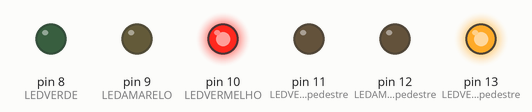
A sketch run on a simulated Arduino Uno, built with avr-gcc and run on an emulated ATmega328P. On the bench: output pins drawn as LEDs (lit = HIGH).

Above: at 2.5 s.
At 6.0 s:
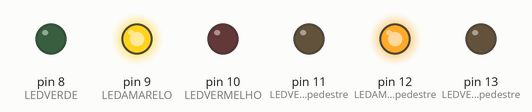
At 9.5 s:
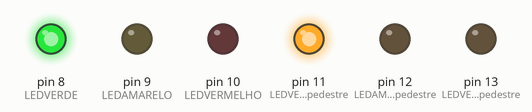
Timing chart, 0 to 15.6 s (numbered marks = the images above):
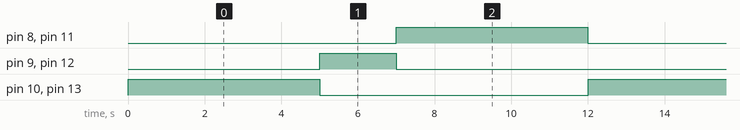

Measured:
- by itself, pin 9 (LEDAMARELO), pin 12 (LEDAMARELOpedestre): alternates HIGH for 2.0 s and LOW for 10.0 s
- by itself, pin 8 (LEDVERDE), pin 10 (LEDVERMELHO), pin 11 (LEDVERMELHOpedestre), pin 13 (LEDVERDEpedestre): alternates HIGH for 5.0 s and LOW for 7.0 s
- by itself, everything shown: repeats every 12.0 s, in 6 steps

The sketch:

semaforo_pedestre.ino
```cpp
/*
---------------------------------------------------------------------------------
    Autores: Lucas Boeing & Samuel Henrique
    Atividade: Semáforo para Carros e Pedestres

    Descrição:
    Desenvolvimento de um sistema de semáforo utilizando Arduino,
    com 6 LEDs no total: 3 para os veículos e 3 para os pedestres.

    Semáforo dos carros:
    LEDVERDE     - Indica que os veículos podem passar.
    LEDAMARELO   - Indica atenção para os veículos.
    LEDVERMELHO  - Indica que os veículos devem parar.

    Semáforo dos pedestres:
    LEDVERDEpedestre    - Indica que os pedestres podem atravessar.
    LEDAMARELOpedestre  - Indica atenção para os pedestres.
    LEDVERMELHOpedestre - Indica que os pedestres devem aguardar.

    Funcionamento:
    O programa executa uma sequência de sinalização por meio dos LEDs,
    controlando o tempo de cada etapa com a função delay().
    Após completar a sequência, o ciclo é reiniciado automaticamente.

---------------------------------------------------------------------------------
*/

// Define os pinos dos LEDs do semáforo dos carros
#define LEDVERDE 8
#define LEDAMARELO 9
#define LEDVERMELHO 10

// Define os pinos dos LEDs do semáforo dos pedestres
#define LEDVERDEpedestre 13
#define LEDAMARELOpedestre 12
#define LEDVERMELHOpedestre 11

// Função de configuração executada uma vez ao iniciar o Arduino
void setup()
{
  // Configura os LEDs dos carros como saídas digitais
  pinMode(LEDVERDE, OUTPUT);
  pinMode(LEDAMARELO, OUTPUT);
  pinMode(LEDVERMELHO, OUTPUT);

  // Configura os LEDs dos pedestres como saídas digitais
  pinMode(LEDVERDEpedestre, OUTPUT);
  pinMode(LEDAMARELOpedestre, OUTPUT);
  pinMode(LEDVERMELHOpedestre, OUTPUT);
}

// Função principal: executa continuamente a sequência do semáforo
void loop()
{
  // Etapa 1: carros param e pedestres podem atravessar
  digitalWrite(LEDVERMELHO, HIGH);
  digitalWrite(LEDVERDEpedestre, HIGH);

  // Mantém os LEDs acesos por 5 segundos
  delay(5000);

  // Apaga os LEDs da primeira etapa
  digitalWrite(LEDVERMELHO, LOW);
  digitalWrite(LEDVERDEpedestre, LOW);

  // Pequena pausa antes da próxima etapa
  delay(0001);

  // Etapa 2: acende os LEDs amarelos dos carros e pedestres
  digitalWrite(LEDAMARELO, HIGH);
  digitalWrite(LEDAMARELOpedestre, HIGH);

  // Mantém os LEDs amarelos acesos por 2 segundos
  delay(2000);

  // Apaga os LEDs amarelos
  digitalWrite(LEDAMARELO, LOW);
  digitalWrite(LEDAMARELOpedestre, LOW);

  // Pequena pausa antes da próxima etapa
  delay(0001);

  // Etapa 3: veículos podem passar e pedestres devem aguardar
  digitalWrite(LEDVERDE, HIGH);
  digitalWrite(LEDVERMELHOpedestre, HIGH);

  // Mantém os LEDs acesos por 5 segundos
  delay(5000);

  // Apaga os LEDs da terceira etapa
  digitalWrite(LEDVERDE, LOW);
  digitalWrite(LEDVERMELHOpedestre, LOW);

  // Pequena pausa antes de reiniciar o ciclo
  delay(0001);
}
```
